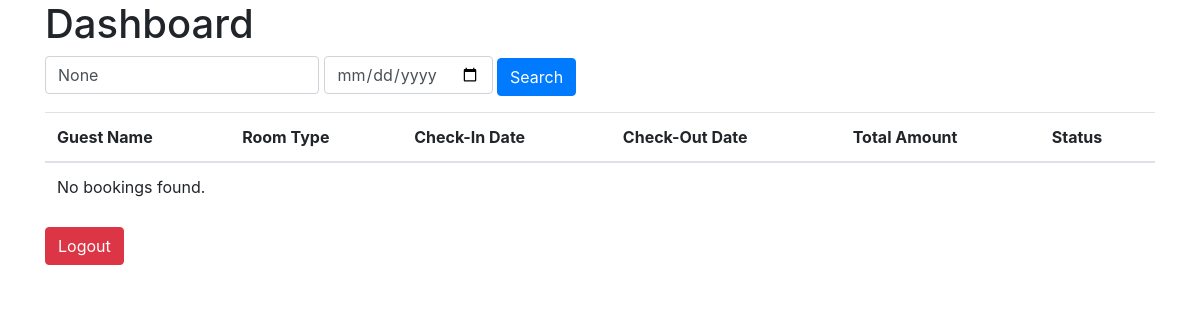
Before: /dashboard/ with the older database file.
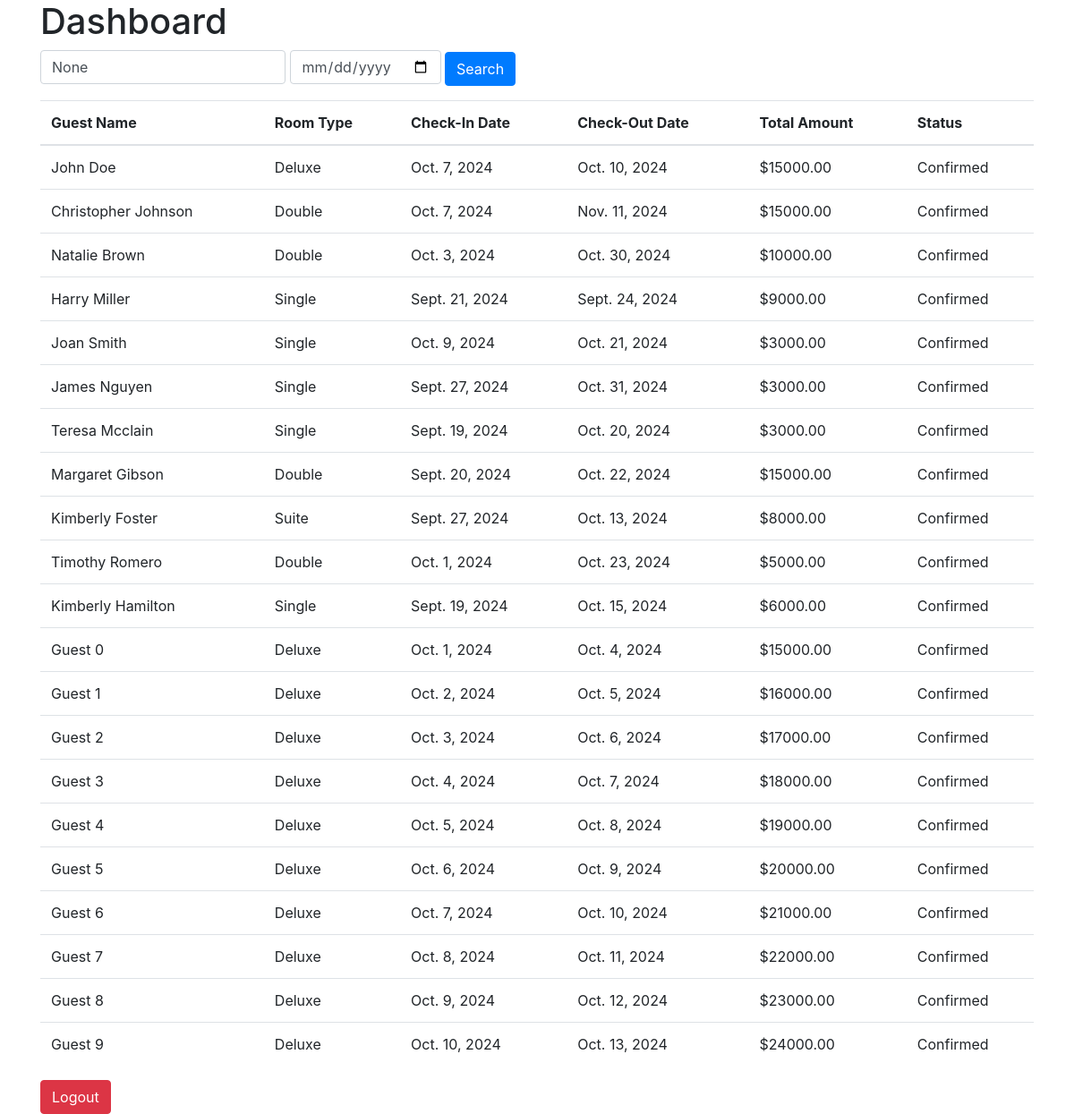
After: the same page with the newer database file.
### hotel/models.py (models this page shows, shortened)
class Booking(models.Model):
    guest = models.ForeignKey(Guest, on_delete=models.CASCADE, related_name='bookings')
    room = models.ForeignKey(Room, on_delete=models.CASCADE, related_name='bookings')
    check_in_date = models.DateField()
    check_out_date = models.DateField()
    total_amount = models.DecimalField(max_digits=10, decimal_places=2)
    booking_status = models.CharField(max_length=20, default='Confirmed')
    class Meta:  # Corrected indentation
        constraints = [
            models.CheckConstraint(
                check=models.Q(check_out_date__gt=models.F('check_in_date')),
                name='check_out_after_check_in'
            )
        ]

class Guest(models.Model):
    user = models.OneToOneField(UserProfile, on_delete=models.CASCADE)
    id_proof = models.CharField(max_length=50)

class UserProfile(models.Model):
    USER_ROLE_CHOICES = [
        ('Hotel', 'Hotel'),
        ('Customer', 'Customer'),
    ]
    user = models.OneToOneField(User, on_delete=models.CASCADE)
    role = models.CharField(max_length=20, choices=USER_ROLE_CHOICES)
    name = models.CharField(max_length=100)
    contact = models.CharField(max_length=15, blank=True)
    address = models.TextField(blank=True)

class Room(models.Model):
    room_type = models.CharField(max_length=100)
    price = models.DecimalField(max_digits=10, decimal_places=2)
    total_rooms = models.PositiveIntegerField(default=100)  # Total number of rooms
    available_rooms = models.PositiveIntegerField(default=100)  # Currently available rooms

### hotel/views.py (the view)
# urls.py: path('dashboard/', views.dashboard, name='dashboard'),  # Corrected the missing quote
def dashboard(request):
    bookings = Booking.objects.select_related('guest__user').all()
    query = request.GET.get('q')
    if query:
        bookings = bookings.filter(guest__user__name__icontains=query)
    checkout_date = request.GET.get('checkout_date')
    if checkout_date:
        parsed_date = parse_date(checkout_date)
        if parsed_date:
            bookings = bookings.filter(check_out_date=parsed_date)
    return render(request, 'dashboard.html', {
        'bookings': bookings,
        'query': query,
        'checkout_date': checkout_date,
    })

### hotel/templates/dashboard.html (shortened to what this page needs)
<!DOCTYPE html>
<html lang="en">
<head>
    <link rel="stylesheet" href="https://stackpath.bootstrapcdn.com/bootstrap/4.5.2/css/bootstrap.min.css">
</head>
<body>
    <div class="container">
        <h1>Dashboard</h1>
        <form method="GET" action="{% url 'dashboard' %}" class="mb-3">
            <input type="text" name="q" placeholder="Search by guest name" value="{{ query }}" class="form-control d-inline-block" style="width: auto; display: inline;">
            <input type="date" name="checkout_date" placeholder="Check-out Date" value="{{ checkout_date }}" class="form-control d-inline-block" style="width: auto; display: inline;">
            <button type="submit" class="btn btn-primary">Search</button>
        </form>
        <table class="table">
            <thead>
                <tr>
                    <th>Guest Name</th>
                    <th>Room Type</th>
                    <th>Check-In Date</th>
                    <th>Check-Out Date</th>
                    <th>Total Amount</th>
                    <th>Status</th>
                </tr>
            </thead>
            <tbody>
                {% for booking in bookings %}
                <tr>
                    <td>{{ booking.guest.user.name }}</td>
                    <td>{{ booking.room.room_type }}</td>
                    <td>{{ booking.check_in_date }}</td>
                    <td>{{ booking.check_out_date }}</td>
                    <td>${{ booking.total_amount }}</td>
                    <td>{{ booking.booking_status }}</td>
                </tr>
                {% empty %}
                <tr>
                    <td colspan="6">No bookings found.</td>
                </tr>
                {% endfor %}
            </tbody>
        </table>
        <form method="POST" action="{% url 'logout' %}">
            <button type="submit" class="btn btn-danger">Logout</button>
        </form>
    </div>
</body>
</html>

Changed rows visible on the page:
added Booking: guest.user.name "John Doe", room.room_type "Deluxe", check_in_date "Oct. 7, 2024", check_out_date "Oct. 10, 2024", total_amount "15000.00", booking_status "Confirmed"
added Booking: guest.user.name "Christopher Johnson", room.room_type "Double", check_in_date "Oct. 7, 2024", check_out_date "Nov. 11, 2024", total_amount "15000.00", booking_status "Confirmed"
added Booking: guest.user.name "Natalie Brown", room.room_type "Double", check_in_date "Oct. 3, 2024", check_out_date "Oct. 30, 2024", total_amount "10000.00", booking_status "Confirmed"
added Booking: guest.user.name "Harry Miller", room.room_type "Single", check_in_date "Sept. 21, 2024", check_out_date "Sept. 24, 2024", total_amount "9000.00", booking_status "Confirmed"
added Booking: guest.user.name "Joan Smith", room.room_type "Single", check_in_date "Oct. 9, 2024", check_out_date "Oct. 21, 2024", total_amount "3000.00", booking_status "Confirmed"
added Booking: guest.user.name "James Nguyen", room.room_type "Single", check_in_date "Sept. 27, 2024", check_out_date "Oct. 31, 2024", total_amount "3000.00", booking_status "Confirmed"
added Booking: guest.user.name "Teresa Mcclain", room.room_type "Single", check_in_date "Sept. 19, 2024", check_out_date "Oct. 20, 2024", total_amount "3000.00", booking_status "Confirmed"
added Booking: guest.user.name "Margaret Gibson", room.room_type "Double", check_in_date "Sept. 20, 2024", check_out_date "Oct. 22, 2024", total_amount "15000.00", booking_status "Confirmed"
added Booking: guest.user.name "Kimberly Foster", room.room_type "Suite", check_in_date "Sept. 27, 2024", check_out_date "Oct. 13, 2024", total_amount "8000.00", booking_status "Confirmed"
added Booking: guest.user.name "Timothy Romero", room.room_type "Double", check_in_date "Oct. 1, 2024", check_out_date "Oct. 23, 2024", total_amount "5000.00", booking_status "Confirmed"
added Booking: guest.user.name "Kimberly Hamilton", room.room_type "Single", check_in_date "Sept. 19, 2024", check_out_date "Oct. 15, 2024", total_amount "6000.00", booking_status "Confirmed"
added Booking: guest.user.name "Guest 0", room.room_type "Deluxe", check_in_date "Oct. 1, 2024", check_out_date "Oct. 4, 2024", total_amount "15000.00", booking_status "Confirmed"
added Booking: guest.user.name "Guest 1", room.room_type "Deluxe", check_in_date "Oct. 2, 2024", check_out_date "Oct. 5, 2024", total_amount "16000.00", booking_status "Confirmed"
added Booking: guest.user.name "Guest 2", room.room_type "Deluxe", check_in_date "Oct. 3, 2024", check_out_date "Oct. 6, 2024", total_amount "17000.00", booking_status "Confirmed"
added Booking: guest.user.name "Guest 3", room.room_type "Deluxe", check_in_date "Oct. 4, 2024", check_out_date "Oct. 7, 2024", total_amount "18000.00", booking_status "Confirmed"
added Booking: guest.user.name "Guest 4", room.room_type "Deluxe", check_in_date "Oct. 5, 2024", check_out_date "Oct. 8, 2024", total_amount "19000.00", booking_status "Confirmed"
added Booking: guest.user.name "Guest 5", room.room_type "Deluxe", check_in_date "Oct. 6, 2024", check_out_date "Oct. 9, 2024", total_amount "20000.00", booking_status "Confirmed"
added Booking: guest.user.name "Guest 6", room.room_type "Deluxe", check_in_date "Oct. 7, 2024", check_out_date "Oct. 10, 2024", total_amount "21000.00", booking_status "Confirmed"
added Booking: guest.user.name "Guest 7", room.room_type "Deluxe", check_in_date "Oct. 8, 2024", check_out_date "Oct. 11, 2024", total_amount "22000.00", booking_status "Confirmed"
added Booking: guest.user.name "Guest 8", room.room_type "Deluxe", check_in_date "Oct. 9, 2024", check_out_date "Oct. 12, 2024", total_amount "23000.00", booking_status "Confirmed"
added Booking: guest.user.name "Guest 9", room.room_type "Deluxe", check_in_date "Oct. 10, 2024", check_out_date "Oct. 13, 2024", total_amount "24000.00", booking_status "Confirmed"
Other visible differences:
text no longer shown: "No bookings found."
